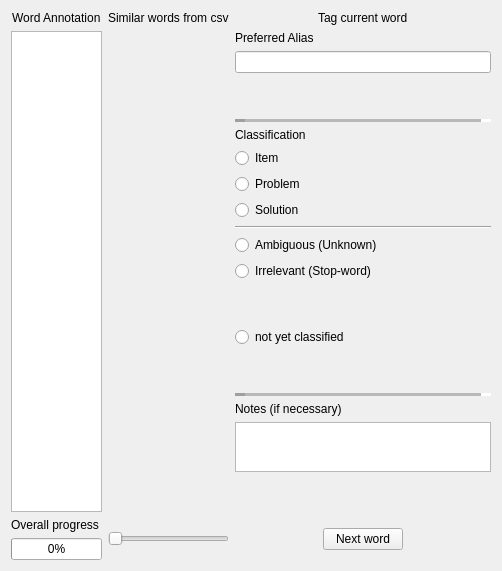
        <widget class="QWidget" name="tab_1gram">
         <attribute name="title">
          <string>Single word analysis</string>
         </attribute>
         <layout class="QGridLayout" name="gridLayout_5">
          <item row="0" column="0">
           <layout class="QGridLayout" name="gridLayout_1gram_general">
            <item row="1" column="2">
             <layout class="QVBoxLayout" name="verticalLayout_1gram_PropertiesEditor">
              <item>
               <widget class="QLabel" name="label_1gram_AliasDescription">
                <property name="toolTip">
                 <string>Map all the selected word to the same meaning (tag)</string>
                </property>
                <property name="text">
                 <string>Preferred Alias</string>
                </property>
               </widget>
              </item>
              <item>
               <widget class="QLineEdit" name="lineEdit_1gram_AliasEditor"/>
              </item>
              <item>
               <spacer name="verticalSpacer_2">
                <property name="orientation">
                 <enum>Qt::Vertical</enum>
                </property>
                <property name="sizeHint" stdset="0">
                 <size>
                  <width>20</width>
                  <height>40</height>
                 </size>
                </property>
               </spacer>
              </item>
              <item>
               <widget class="Line" name="line_3">
                <property name="lineWidth">
                 <number>10</number>
                </property>
                <property name="midLineWidth">
                 <number>10</number>
                </property>
                <property name="orientation">
                 <enum>Qt::Horizontal</enum>
                </property>
               </widget>
              </item>
              <item>
               <widget class="QLabel" name="label">
                <property name="text">
                 <string>Classification</string>
                </property>
               </widget>
              </item>
              <item>
               <widget class="QRadioButton" name="radioButton_1gram_ItemEditor">
                <property name="text">
                 <string>Item</string>
                </property>
                <attribute name="buttonGroup">
                 <string notr="true">buttonGroup_1Gram_Classification</string>
                </attribute>
               </widget>
              </item>
              <item>
               <widget class="QRadioButton" name="radioButton_1gram_ProblemEditor">
                <property name="text">
                 <string>Problem</string>
                </property>
                <attribute name="buttonGroup">
                 <string notr="true">buttonGroup_1Gram_Classification</string>
                </attribute>
               </widget>
              </item>
              <item>
               <widget class="QRadioButton" name="radioButton_1gram_SolutionEditor">
                <property name="text">
                 <string>Solution</string>
                </property>
                <attribute name="buttonGroup">
                 <string notr="true">buttonGroup_1Gram_Classification</string>
                </attribute>
               </widget>
              </item>
              <item>
               <widget class="Line" name="line_10">
                <property name="orientation">
                 <enum>Qt::Horizontal</enum>
                </property>
               </widget>
              </item>
              <item>
               <widget class="QRadioButton" name="radioButton_1gram_UnknownEditor">
                <property name="toolTip">
                 <string>When a word can have 2 or more classifications (you need more context)</string>
                </property>
                <property name="text">
                 <string>Ambiguous (Unknown)</string>
                </property>
                <attribute name="buttonGroup">
                 <string notr="true">buttonGroup_1Gram_Classification</string>
                </attribute>
               </widget>
              </item>
              <item>
               <widget class="QRadioButton" name="radioButton_1gram_StopWordEditor">
                <property name="toolTip">
                 <string>a word that you think is IRRELEVANT to your corpus</string>
                </property>
                <property name="text">
                 <string>Irrelevant (Stop-word)</string>
                </property>
                <attribute name="buttonGroup">
                 <string notr="true">buttonGroup_1Gram_Classification</string>
                </attribute>
               </widget>
              </item>
              <item>
               <spacer name="verticalSpacer_4">
                <property name="orientation">
                 <enum>Qt::Vertical</enum>
                </property>
                <property name="sizeHint" stdset="0">
                 <size>
                  <width>20</width>
                  <height>40</height>
                 </size>
                </property>
               </spacer>
              </item>
              <item>
               <widget class="QRadioButton" name="radioButton_1gram_NotClassifiedEditor">
                <property name="text">
                 <string>not yet classified</string>
                </property>
                <attribute name="buttonGroup">
                 <string notr="true">buttonGroup_1Gram_Classification</string>
                </attribute>
               </widget>
              </item>
              <item>
               <spacer name="verticalSpacer">
                <property name="orientation">
                 <enum>Qt::Vertical</enum>
                </property>
                <property name="sizeHint" stdset="0">
                 <size>
                  <width>20</width>
                  <height>40</height>
                 </size>
                </property>
               </spacer>
              </item>
              <item>
               <widget class="Line" name="line_4">
                <property name="lineWidth">
                 <number>10</number>
                </property>
                <property name="midLineWidth">
                 <number>10</number>
                </property>
                <property name="orientation">
                 <enum>Qt::Horizontal</enum>
                </property>
               </widget>
              </item>
              <item>
               <widget class="QLabel" name="label_1gram_NoteDescription">
                <property name="text">
                 <string>Notes (if necessary)</string>
                </property>
               </widget>
              </item>
              <item>
               <widget class="QTextEdit" name="textEdit_1gram_NoteEditor">
                <property name="sizePolicy">
                 <sizepolicy hsizetype="Expanding" vsizetype="Expanding">
                  <horstretch>0</horstretch>
                  <verstretch>0</verstretch>
                 </sizepolicy>
                </property>
                <property name="maximumSize">
                 <size>
                  <width>16777215</width>
                  <height>50</height>
                 </size>
                </property>
                <property name="focusPolicy">
                 <enum>Qt::ClickFocus</enum>
                </property>
                <property name="frameShadow">
                 <enum>QFrame::Sunken</enum>
                </property>
                <property name="lineWidth">
                 <number>1</number>
                </property>
                <property name="tabChangesFocus">
                 <bool>false</bool>
                </property>
                <property name="lineWrapColumnOrWidth">
                 <number>4</number>
                </property>
               </widget>
              </item>
              <item>
               <spacer name="verticalSpacer_3">
                <property name="orientation">
                 <enum>Qt::Vertical</enum>
                </property>
                <property name="sizeHint" stdset="0">
                 <size>
                  <width>20</width>
                  <height>40</height>
                 </size>
                </property>
               </spacer>
              </item>
             </layout>
            </item>
            <item row="2" column="1">
             <widget class="QSlider" name="horizontalSlider_1gram_FindingThreshold">
              <property name="focusPolicy">
               <enum>Qt::NoFocus</enum>
              </property>
              <property name="toolTip">
               <string>Number of similar word you want to see</string>
              </property>
              <property name="orientation">
               <enum>Qt::Horizontal</enum>
              </property>
             </widget>
            </item>
            <item row="1" column="1">
             <layout class="QVBoxLayout" name="verticalLayout_1gram_SimilarityPattern"/>
            </item>
            <item row="0" column="1" alignment="Qt::AlignLeft|Qt::AlignTop">
             <widget class="QLabel" name="label_1gram_PatternFindingDescription">
              <property name="text">
               <string>Similar words from csv</string>
              </property>
             </widget>
            </item>
            <item row="0" column="2" alignment="Qt::AlignHCenter|Qt::AlignTop">
             <widget class="QLabel" name="label_1gram_PropertyEditorDescription">
              <property name="text">
               <string>Tag current word</string>
              </property>
             </widget>
            </item>
            <item row="0" column="0" alignment="Qt::AlignHCenter">
             <widget class="QLabel" name="label_1gram_TableTagDescription">
              <property name="text">
               <string>Word Annotation</string>
              </property>
             </widget>
            </item>
            <item row="1" column="0">
             <widget class="QTableWidget" name="tableWidget_1gram_TagContainer">
              <property name="sizePolicy">
               <sizepolicy hsizetype="Expanding" vsizetype="Expanding">
                <horstretch>1</horstretch>
                <verstretch>0</verstretch>
               </sizepolicy>
              </property>
              <property name="focusPolicy">
               <enum>Qt::ClickFocus</enum>
              </property>
              <property name="sizeAdjustPolicy">
               <enum>QAbstractScrollArea::AdjustToContents</enum>
              </property>
              <property name="editTriggers">
               <set>QAbstractItemView::NoEditTriggers</set>
              </property>
              <property name="tabKeyNavigation">
               <bool>false</bool>
              </property>
              <property name="dragDropOverwriteMode">
               <bool>false</bool>
              </property>
              <property name="selectionMode">
               <enum>QAbstractItemView::SingleSelection</enum>
              </property>
              <property name="selectionBehavior">
               <enum>QAbstractItemView::SelectRows</enum>
              </property>
              <property name="sortingEnabled">
               <bool>false</bool>
              </property>
              <attribute name="horizontalHeaderStretchLastSection">
               <bool>true</bool>
              </attribute>
             </widget>
            </item>
            <item row="2" column="2">
             <layout class="QGridLayout" name="gridLayout_1gram_ActionButton">
              <item row="0" column="0" alignment="Qt::AlignHCenter">
               <widget class="QPushButton" name="pushButton_1gram_UpdateTokenProperty">
                <property name="focusPolicy">
                 <enum>Qt::NoFocus</enum>
                </property>
                <property name="text">
                 <string>Next word</string>
                </property>
               </widget>
              </item>
             </layout>
            </item>
            <item row="2" column="0">
             <layout class="QGridLayout" name="gridLayout_3">
              <item row="1" column="0">
               <widget class="QProgressBar" name="progressBar_1gram_TagComplete">
                <property name="value">
                 <number>0</number>
                </property>
               </widget>
              </item>
              <item row="0" column="0">
               <widget class="QLabel" name="label_3">
                <property name="text">
                 <string>Overall progress</string>
                </property>
               </widget>
              </item>
             </layout>
            </item>
           </layout>
          </item>
         </layout>
        </widget>
